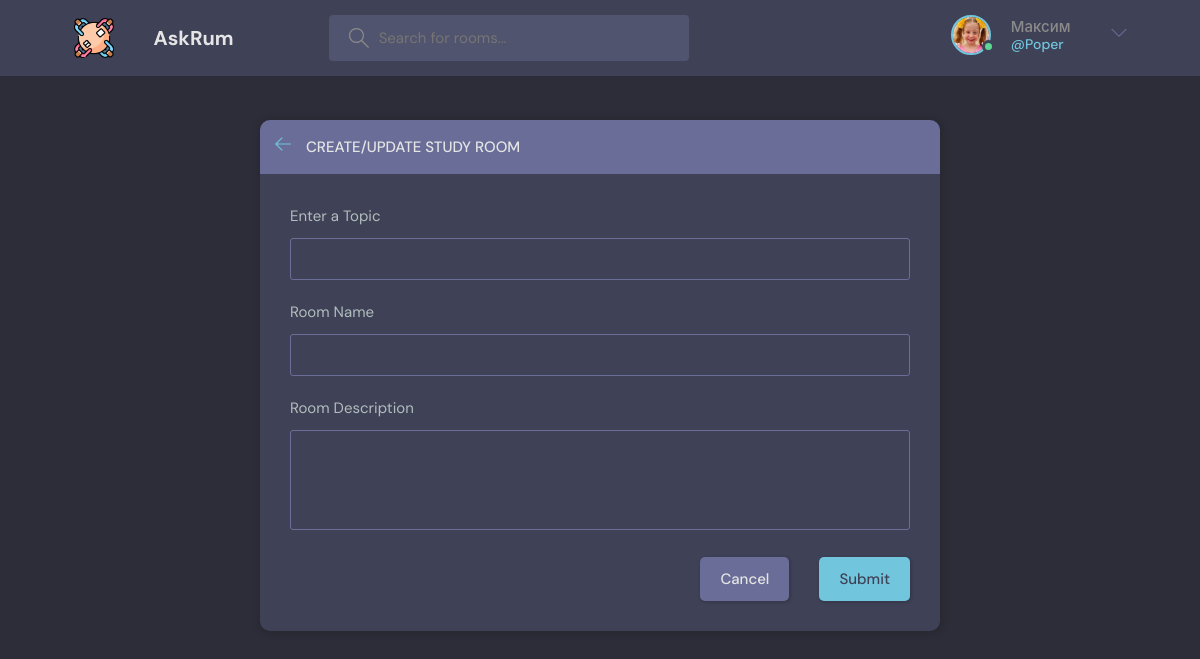
The page /create-room/ (signed in) on the database its author committed.
### main/models.py (models this page shows, shortened)
class User(AbstractUser):
    name = models.CharField(max_length=200, null=True)
    email = models.EmailField(null=True, unique=True)
    bio = models.TextField(null=True)
    avatar = models.ImageField(upload_to="avatars/%Y/%m/%d/",null=True, blank=True)
    is_online = models.BooleanField(default=True)
    @property
    def imageURL(self):
        try:
            url = self.avatar.url
        except:
            url = ''
        return url

### main/views.py (the view, shortened to what this page needs)
# urls.py: path('create-room/', CreateRoom.as_view(), name='create-room'),
class CreateRoom(LoginRequiredMixin, CreateView):
    form_class = RoomCreationForm
    success_url = reverse_lazy('home')
    template_name = 'main/room_form.html'
    def get(self, request, *args, **kwargs):
        form = RoomCreationForm()
        topics = Topic.objects.all()
        return render(request, 'main/room_form.html', {'form':form, "topics":topics})

### main/forms.py
class RoomCreationForm(forms.ModelForm):
    image = forms.ImageField(required=False, widget=forms.FileInput)
    class Meta:
        model = Room
        fields = '__all__'
        exclude = ['host', 'participants', 'topic']

### main/templates/main/room_form.html (shortened to what this page needs)
{%extends 'main/base.html'%}
{%block content%}
  <main class="create-room layout">
    <div class="container">
      <div class="layout__box">
        <div class="layout__boxHeader">
          <div class="layout__boxTitle">
            <a href="{%url 'home'%}">
              <svg version="1.1" xmlns="http://www.w3.org/2000/svg" width="32" height="32" viewBox="0 0 32 32">
                <title>arrow-left</title>
                <path
                  d="M13.723 2.286l-13.723 13.714 13.719 13.714 1.616-1.611-10.96-10.96h27.625v-2.286h-27.625l10.965-10.965-1.616-1.607z">
                </path>
              </svg>
            </a>
            <h3>Create/Update Study Room</h3>
          </div>
        </div>
        <div class="layout__body">
          <form class="form" action="" method="post" enctype="multipart/form-data">
            <div class="form__group">
              <label for="room_name">Enter a Topic</label>
              <input required type="text" value="{{room.topic.name}}" name="topic" list="topic-list" />
            </div>
            <div class="form__group">
              <label for="room_name">Room Name</label>
              {{form.name}}
            </div>
            <div class="form__group">
              <label for="room_name">Room Description</label>
              {{form.description}}
            </div>
            <div class="form__action">
              <a class="btn btn--dark" href="{{request.META.HTTP_REFERER}}">Cancel</a>
              <button class="btn btn--main" type="submit">Submit</button>
            </div>
          </form>
        </div>
      </div>
    </div>
  </main>
{%endblock%}

### main/templates/main/navbar.html (shortened to what this page needs)
{%load static%}
    <header class="header header--loggedIn">
      <div class="container">
        <a href="{%url 'home'%}" class="header__logo">
          <img src="{%static 'images/round-tables.png'%}" />
          <h1>AskRum</h1>
        </a>
        <form class="header__search" method="get" action="{%url 'home'%}">
          <label>
            <input name="q" placeholder="Search for rooms..." />
          </label>
        </form>
        <nav class="header__menu">
          {%if request.user.is_authenticated%}
            <div class="header__user">
              <a href="{%url 'user-profile' request.user.pk%}">
                <div class="avatar avatar--medium active">
                    {%if request.user.imageURL%}
                        <img src="{{request.user.imageURL}}">
                    {%else%}
                        <img src="https://avatars.dicebear.com/api/bottts/{{request.user.username}}.svg" />
                    {%endif%}
                </div>
                <p>{{request.user.name}}<span>@{{request.user.username}}</span></p>
              </a>
              <button class="dropdown-button">
                <svg version="1.1" xmlns="http://www.w3.org/2000/svg" width="32" height="32" viewBox="0 0 32 32">
                  <title>chevron-down</title>
                  <path d="M16 21l-13-13h-3l16 16 16-16h-3l-13 13z"></path>
                </svg>
              </button>
            </div>
          {%else%}
            <a href="{%url 'login'%}">
              <img src="{%static 'images/avatar.svg'%}" />
              <p>Login</p>
            </a>
          {%endif%}
        </nav>
      </div>
    </header>

### rows shown on the page
User: user.imageURL (picture), user.name "Максим", user.username "Poper"
